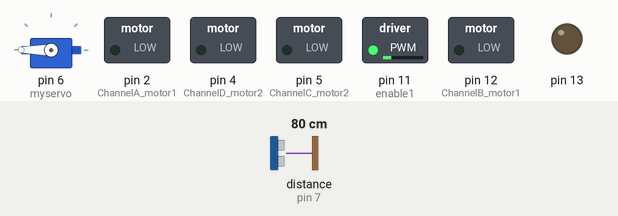
This sketch was run on a simulated Arduino Uno, built with avr-gcc and run on an emulated ATmega328P. Parts: servo, switched loads named in the sketch (green lamp = pin HIGH), output pins drawn as LEDs (lit = HIGH). Wiring (inferred from the names in the program): ultrasonic range finder: trigger pin 7; echo pin 7. Inputs (shaded band) come from the test bench; at power-on: distance to the obstacle (sensor on pin 7) 80 cm. The echo pulse lasts 58.3 µs per cm; what the sketch prints to the serial monitor is not drawn.

Above: at 3.74 s.
4.3 s: distance to the obstacle (sensor on pin 7) set to 2 cm
At 5.3 s:
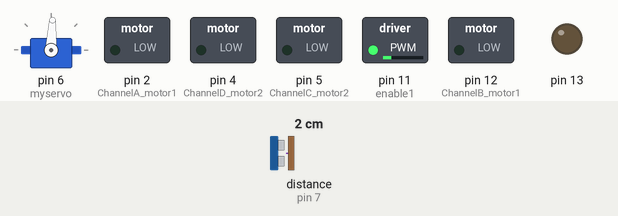
7.3 s: distance to the obstacle (sensor on pin 7) set to 4 cm
At 16.0 s:
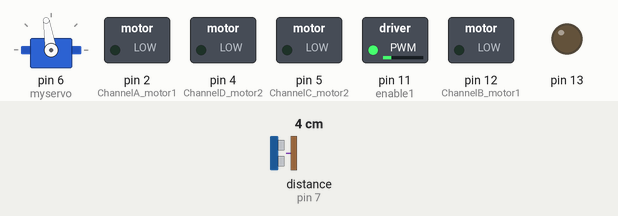
Timing chart, 0 to 16.3 s (numbered marks = the images above; inputs shaded):
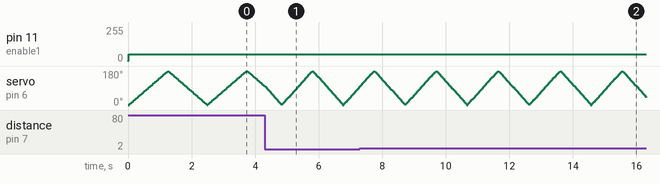

The sketch:

Arduino.ino
```cpp
#define sbi(sfr, bit) (_SFR_BYTE(sfr) |= _BV(bit))
#define cbi(sfr, bit) (_SFR_BYTE(sfr) &= ~_BV(bit))
#include <Servo.h>

const boolean debug = false;

volatile unsigned char counter = 48;
volatile unsigned char result = 0;
volatile int state = LOW;
volatile int left, right, forward;
volatile unsigned char currentState = 'S';

int wallDistance = 70;
long duration, cm;
int temp =0;
int decide =0;

char ChannelA_motor1 = 2;
char ChannelB_motor1 = 12;
char enable1 = 11;
//char enable2 = 12;
char ChannelC_motor2 = 5;
char ChannelD_motor2 = 4;
const int pingPin = 7;

char Direction = 'S';
char Speed= 255;
Servo myservo;
int pos = 0;    // variable to store the servo position

void Move(char Direction, char Speed)
{
  switch(Direction){
    case  'R':
      GoRight(Speed);
      break;
    case  'L':
      GoLeft(Speed);
      break;
    case  'F':
      GoForward(Speed);
      break;
    case  'B':
      GoBackword(Speed);
      break;
    case 'S':
      StopMotor();
  }
}
void start_Motors(char max_speed)
{
  char i;
  for(i=60;i<max_speed;i+=100)
  {
    OCR2A = i;
    delay(50);        //delay in starting up
  }
  if(OCR2A < max_speed)
  {
    OCR2A < max_speed;
  }
}
void start_Motors_LR(char max_speed = 80)
{
  char i;
  for(i=60;i<max_speed;i+=5)
  {
    OCR2A = i;
    delay(50);        //delay in starting up
  }
}

void GoRight(char Speed)
{
  //Serial.print("I am Right, you are wrong \n");w
  digitalWrite(ChannelA_motor1, HIGH);
  digitalWrite(ChannelB_motor1, LOW);
  digitalWrite(ChannelC_motor2, LOW);
  digitalWrite(ChannelD_motor2, HIGH);
  start_Motors_LR();
}

void GoLeft(char Speed)
{
  //Serial.print("I am Left, you are gazar \n");

  digitalWrite(ChannelA_motor1, LOW);
  digitalWrite(ChannelB_motor1, HIGH);
  digitalWrite(ChannelC_motor2, HIGH);
  digitalWrite(ChannelD_motor2, LOW);
  start_Motors_LR();
  /*
  analogWrite(ChannelA_motor1, 0);
  analogWrite(ChannelB_motor1, Speed);
  analogWrite(ChannelC_motor2, Speed);
  analogWrite(ChannelD_motor2, 0);
  */
}

void GoForward(char Speed)
{
  //Serial.print("Keep moving F1orward NEMO \n");
  digitalWrite(ChannelA_motor1, HIGH);
  digitalWrite(ChannelB_motor1, LOW);
  digitalWrite(ChannelC_motor2, HIGH);
  digitalWrite(ChannelD_motor2, LOW);
  start_Motors(Speed);

}

void GoBackword(char Speed)
{
  //Serial.print("Keep moving Backward NEMO \n");
  digitalWrite(ChannelA_motor1, LOW);
  digitalWrite(ChannelB_motor1, HIGH);
  digitalWrite(ChannelC_motor2, LOW);
  digitalWrite(ChannelD_motor2, HIGH);
}

void StopMotor()
{
  //Serial.print("I not moving \n");
  digitalWrite(ChannelA_motor1, LOW);
  digitalWrite(ChannelB_motor1, LOW);
  digitalWrite(ChannelC_motor2, LOW);
  digitalWrite(ChannelD_motor2, LOW);

}

void setup() {
  pinMode(13,OUTPUT);
  sbi(UCSR0A, U2X0);
  sbi(UCSR0B, RXCIE0);
  sbi(UCSR0B, RXEN0);
  sbi(UCSR0B, TXEN0);
  UCSR0C = B00000110;
  UBRR0H = B0;//115200 baud
  UBRR0L = B00010000;

   // initialize the digital pin as an output.
  pinMode(ChannelA_motor1, OUTPUT);
  pinMode(ChannelB_motor1, OUTPUT);
  pinMode(ChannelC_motor2, OUTPUT);
  pinMode(ChannelD_motor2, OUTPUT);
  pinMode(enable1, OUTPUT);
  digitalWrite(enable1, HIGH);   // turn the LED on (HIGH is the voltage level)
  //pinMode(enable2, OUTPUT);
  //digitalWrite(enable2, HIGH);
  //TCCR2A = _BV(COM2A1) | _BV(COM2B1) | _BV(WGM21) | _BV(WGM20);
  //TCCR2B = _BV(CS22);
  TCCR2A = _BV(COM2A1) | _BV(COM2B1) | _BV(WGM20) | _BV(WGM21);  //Fast pwm mode
  TCCR2B = _BV(CS22) | _BV(CS21) | _BV(CS20);                               //prescale value
  OCR2A = 50;
  uart_send(TCCR2A);
  myservo.attach(6);
  uart_send(TCCR2A);

}

void loop()
{
   for(pos = 0; pos < 181; pos += 3)  // goes from 0 degrees to 180 degrees
  {                                  // in steps of 1 degree
    myservo.write(pos);              // tell servo to go to position in variable 'pos'
    //Serial.print(pos);
    //Serial.println();
    delay(15);                       // waits 15ms for the servo to reach the position
    ////////////////////////////////////////////////

    pinMode(pingPin, OUTPUT);
    digitalWrite(pingPin, LOW);
    delayMicroseconds(2);
    digitalWrite(pingPin, HIGH);
    delayMicroseconds(5);
    digitalWrite(pingPin, LOW);
    pinMode(pingPin, INPUT);
    duration = pulseIn(pingPin, HIGH);
    cm = microsecondsToCentimeters(duration);

     if(pos>0 && pos <20){
       //temp += cm;
         if(cm < wallDistance){
           right = 0;
           if(currentState == 'R'){Move('S',Speed);}

           if(debug) uart_send('I');
         }
         else {
           right = 1;
           if(debug) uart_send('R');
           //temp =0;
         }
     }
     if(pos>80 && pos <120){
       //temp += cm;
         if(cm < wallDistance){
           forward = 0;
           if(currentState == 'F'){Move('S',Speed);}
           if(debug) uart_send('I');
           //temp =0;
         }
         else {
           forward =1;
           if(debug) uart_send('F');
           //temp =0;
         }
     }
     if(pos>160 && pos <180){
       //temp += cm;
         if(cm < wallDistance){
           left = 0;
           if(currentState == 'L'){Move('S',Speed);}
           if(debug) uart_send('I');
           //temp =0;
         }
         else {
           left =1;
           if(debug) uart_send('L');
          // temp =0;
         }
     }


  }
  /////////////////////////backward loop///////////////////////////////////
  for(pos = 180; pos >0; pos -= 3)  // goes from 0 degrees to 180 degrees
  {                                  // in steps of 1 degree
    myservo.write(pos);              // tell servo to go to position in variable 'pos'
    //Serial.print(pos);
    //Serial.println();
    delay(15);                       // waits 15ms for the servo to reach the position
    ////////////////////////////////////////////////

    pinMode(pingPin, OUTPUT);
    digitalWrite(pingPin, LOW);
    delayMicroseconds(2);
    digitalWrite(pingPin, HIGH);
    delayMicroseconds(5);
    digitalWrite(pingPin, LOW);
    pinMode(pingPin, INPUT);
    duration = pulseIn(pingPin, HIGH);
    cm = microsecondsToCentimeters(duration);
    if(pos<180 && pos >160){
       //temp += cm;
         if(cm < wallDistance){
           left = 0;
           if(currentState == 'L'){Move('S',Speed);}
           if(debug) uart_send('I');
         }
         else {
           left = 1;
           if(debug) uart_send('L');
           //temp =0;
         }
     }
     if(pos<120 && pos >80){
       //temp += cm;
         if(cm < wallDistance){
           forward = 0;
           if(currentState == 'F'){Move('S',Speed);}
           if(debug) uart_send('I');
           //temp =0;
         }
         else {
           forward =1;
           if(debug) uart_send('F');
           //temp =0;
         }
     }
     if(pos<20 && pos >0){
       //temp += cm;
         if(cm < wallDistance){
           right = 0;
           if(currentState == 'R'){Move('S',Speed);}
           if(debug) uart_send('I');
           //temp =0;
         }
         else {
           right =1;
           if(debug) uart_send('R');
          // temp =0;
         }
     }

  }
}

long microsecondsToCentimeters(long microseconds)
{
  return microseconds / 29 / 2;
}

ISR(USART_RX_vect)  {
  if(state == HIGH){
    state = LOW;
    digitalWrite(13, LOW);
  }
  else if(state == LOW){
    state = HIGH;
    digitalWrite(13, HIGH);
  }
  counter++;
  result = UDR0;
  if(result == 'd' && right == 1 ){
    //move left
     currentState = 'R';
     Move('R',Speed);
     //delay(50000);
     //Move('S',Speed);
     //currentState = 'S';
     uart_send('D');
  }
  else if(result == 'a' && left == 1 ){
    //move right
    currentState = 'L';
    Move('L',Speed);
    //delay(50000);
     //Move('S',Speed);
     //currentState = 'S';
    uart_send('A');
  }
  //else if(result == 'w' && forward == 1 ){
  else if(result == 'w' && forward == 1 ){
    //move frward
     currentState = 'F';
     Move('F',Speed);
     uart_send('W');
  }
  else if(result == 's' ){
    //move frward
     currentState = 'S';
     Move('S',Speed);
     uart_send('S');
  }
  else if(result == 'c' ){
     uart_send('C');
     uart_send(0);
  }
  else {
    //stop
    currentState = 'S';
//    Move('S',Speed);
    uart_send('S');
  }
}


void uart_send(unsigned char dat) {
  while(! (UCSR0A & ( 1 << UDRE0))  );  // until dararegister is NOT empty
  UDR0 = dat;
}

/*unsigned char uart_read() {
  while(!  (UCSR0A & (1 << RXC0)) );  // until Receive complete is NOT complete
  return UDR0;
}*/
```
